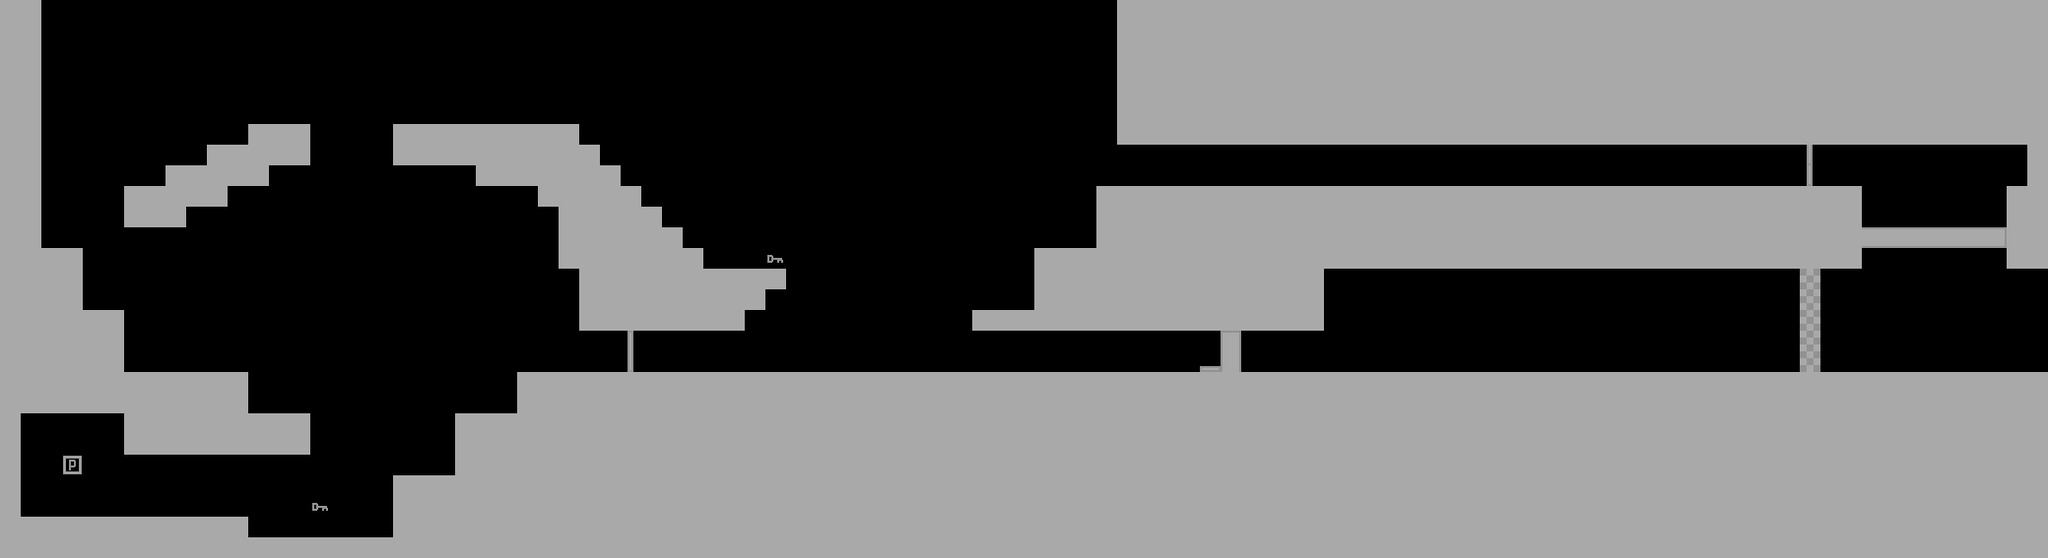

The image is a tile-based game level rendered from a .tmx file. Its description and source (layers, tilesets, objects; grid data summarised) follow:
An orthogonal 99x27 tile map with 21x21 px tiles, 4 tile layers (Ground, Obstacles, Objects, Level) and 13 objects.

<map version="1.0" orientation="orthogonal" renderorder="right-down" width="99" height="27" tilewidth="21" tileheight="21" nextobjectid="2">
 <tileset firstgid="1" name="gts" tilewidth="21" tileheight="21" tilecount="25" columns="5">
  <image source="../Sprites/gts.png" trans="5e81a2" width="105" height="105" />
  <tile id="1">
   <objectgroup draworder="index">
    <object id="1" x="0" y="0" width="21" height="21" />
   </objectgroup>
  </tile>
  <tile id="2">
   <objectgroup draworder="index">
    <object id="1" x="0" y="0" width="21" height="21" />
   </objectgroup>
  </tile>
  <tile id="4">
   <objectgroup draworder="index">
    <object id="1" x="0" y="15" width="21" height="6" />
   </objectgroup>
  </tile>
  <tile id="6">
   <objectgroup draworder="index">
    <object id="10" x="0" y="0" width="21" height="21" />
   </objectgroup>
  </tile>
  <tile id="7">
   <objectgroup draworder="index">
    <object id="2" x="0" y="0" width="21" height="21" />
   </objectgroup>
  </tile>
  <tile id="9">
   <objectgroup draworder="index">
    <object id="1" x="2" y="7" width="16" height="8" />
   </objectgroup>
  </tile>
  <tile id="15">
   <objectgroup draworder="index">
    <object id="3" x="0" y="0" width="21" height="21" />
   </objectgroup>
  </tile>
  <tile id="16">
   <objectgroup draworder="index">
    <object id="2" x="0" y="0" width="21" height="21" />
   </objectgroup>
  </tile>
  <tile id="17">
   <objectgroup draworder="index">
    <object id="1" x="0" y="0" width="21" height="21" />
   </objectgroup>
  </tile>
  <tile id="19">
   <objectgroup draworder="index">
    <object id="1" x="0" y="0" width="21" height="21" />
   </objectgroup>
  </tile>
  <tile id="21">
   <objectgroup draworder="index">
    <object id="1" x="0" y="0" width="21" height="21" />
   </objectgroup>
  </tile>
  <tile id="22">
   <objectgroup draworder="index">
    <object id="1" x="0" y="0" width="21" height="21" />
   </objectgroup>
  </tile>
  <tile id="24">
   <objectgroup draworder="index">
    <object id="1" x="0" y="0" width="21" height="21" />
   </objectgroup>
  </tile>
 </tileset>
 <layer name="Ground" width="99" height="27">
  <properties>
   <property name="unity:tag = Ground" value="" />
  </properties>
  <data>[2673 cells, 1449 non-empty, 1 distinct tile ids]</data>
 </layer>
 <layer name="Obstacles" width="99" height="27">
  <data>[2673 cells, 14 non-empty, 7 distinct tile ids]</data>
 </layer>
 <layer name="Objects" width="99" height="27">
  <data>[2673 cells, 3 non-empty, 2 distinct tile ids]</data>
 </layer>
 <layer name="Level" width="99" height="27">
  <data>[2673 cells, 5 non-empty, 2 distinct tile ids]</data>
 </layer>
</map>
